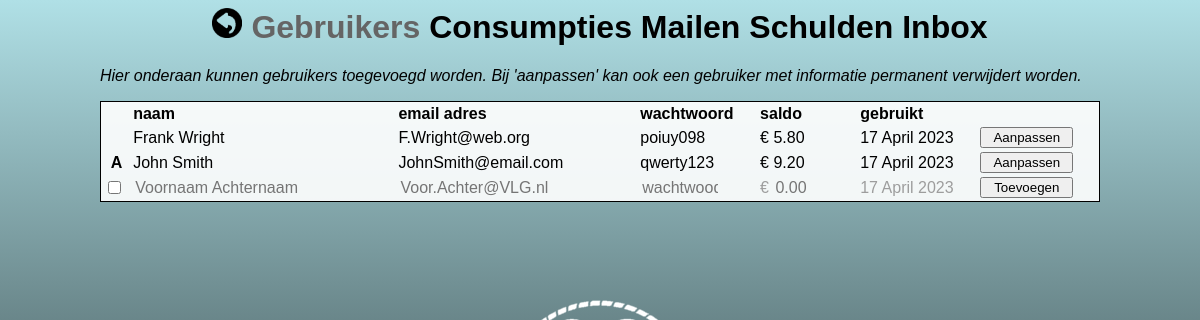
The app's page /StreepApp/custList.php (signed in) with its own data.
### tables this page shows
CREATE TABLE `personalia` (
  `ID` int(255) NOT NULL,
  `name` char(255) NOT NULL,
  `email` varchar(255) NOT NULL,
  `password` varchar(128) NOT NULL DEFAULT 'qwerty123',
  `debt` float NOT NULL,
  `lastused` datetime NOT NULL,
  `isAdmin` tinyint(1) NOT NULL DEFAULT 0,
  `isActive` tinyint(1) NOT NULL DEFAULT 1
);

### StreepApp/translate.php (called while the page is built)
<?php
function translate_names($eng) {
    $names = array (
      'Januari' => 'January',
      'Februari' => 'February',
      'Maart' => 'March',
      'April' => 'April',
      'Mei' => 'May',
      'Juni' => 'June',
      'Juli' => 'July',
      'Augustus' => 'August',
      'September' => 'September',
      'Oktober' => 'October',
      'November' => 'November',
      'December' => 'December',
);
    return array_search($eng, $names);
}
?>

### StreepApp/custList.php (the view, shortened to what this page needs)
<?php
	include 'connectDB.php';
	include 'translate.php';
?>
<link href="css/instyle.css" rel="stylesheet" type="text/css" media="screen"/>
</head>
<h1><a href="desktop.php"><img src="img/back.png" width="30" height="30" alt=""/></a>
						   Gebruikers
   	<a href="prodList.php">Consumpties</a>
    <a href="mail.php"    >Mailen</a>
    <a href="debtList.php">Schulden</a>
    <a href="contList.php">Inbox</a>
</h1>
<p><i>Hier onderaan kunnen gebruikers toegevoegd worden. Bij 'aanpassen' kan ook een gebruiker met informatie permanent verwijdert worden.</i></p>
<table width="1000px">
	<tr>
    	<td><b title="Administrator rechten."></b></td>
		<td><b>	naam				</b></td>
		<td><b>	email adres			</b></td>
		<td><b>	wachtwoord			</b></td>
		<td><b>	saldo				</b></td>
   		<td><b>	gebruikt			</b></td>
	</tr>
    <?php
        $query = "SELECT * FROM personalia ORDER BY name ASC";
        $result = mysqli_query($conn, $query);
        while($nextup = mysqli_fetch_array($result)){
			if($nextup['isActive']){
				$date = $nextup['lastused'];$month = addcslashes(translate_names(date('F', strtotime($date))), 'a..zA..Z');$string = "d $month Y";
				if($nextup['isAdmin']){$admin = '<b title="administrator">A</b>';}else{$admin = '';}
				echo "<tr>
					<td style='text-align:center'>" 	 . $admin . "</td>
					<td>" 	 . $nextup['name'] . "</td>
					<td> <a href='mailto:".$nextup['email']."'title='mailto:".$nextup['email']."'>".$nextup['email']."</A> </td>
					<td>"	. $nextup['password'] . "</td>
					<td> € " .number_format ( $nextup['debt'], 2) . "</td>
					<td>" 	 . date($string, strtotime($date)) . "</td>
					<td><button><a href= custModify.php?id=".$nextup['ID'].">Aanpassen</a>" . "</button></td>
					</tr>";
			}
		}
    ?>
    <tr>
    	<form action="custInsert.php" method="post">
        	<td>    <input type="checkbox" 							  name="isAdmin"/> </td>
            <td>	<input type="text" 								  name="name" 	  placeholder="Voornaam Achternaam"/>								</td>
            <td>	<input type="text" 								  name="email" 	  placeholder="Voor.Achter@VLG.nl"		style="width:12em;"/>		</td>
            <td>	<font color="#9D9D9D"></font>  <input type="text" name="password" placeholder="wachtwood" 				style="width:5em;" />	</b></td>
			<td>	<font color="#9D9D9D">€</font> <input type="text" name="debt" 	  placeholder="0.00" 					style="width:4em;" />	</b></td>
            <td>	<font color="#9D9D9D"><?php   $date = date('d F Y');$month = addcslashes(translate_names(date('F', strtotime($date))), 'a..zA..Z');$string = "d $month Y"; echo date($string, strtotime($date)) ?></font></td>
            <td>	<input type="submit" 							  name = "submit" value = "Toevoegen"/></td>
    	</form>
    </tr>
</table>

### StreepApp/css/instyle.css (style rules this page uses)
* { font-family: Arial; }
a:link { color:black;text-decoration: none; }
button { height:21px;width:7em;text-align: center; }
input[type = submit] { height:21px;width:7em;text-align: center; }
form { height:00px; }
h1 { color:#656565; text-align:center }
table { border: 1px solid black; background:rgba(255,255,255,0.9); }
input[type=text] { background-color:transparent; border: 0px solid; font-size:16px; height:21px; }

### records on screen
personalia: name "Frank Wright", email "F.Wright@web.org", password "poiuy098", debt "5.80", lastused "17 April 2023"
personalia: isAdmin "A", name "John Smith", email "JohnSmith@email.com", password "qwerty123", debt "9.20", lastused "17 April 2023"

### other values on screen
date($string, strtotime($date)) "17 April 2023"
